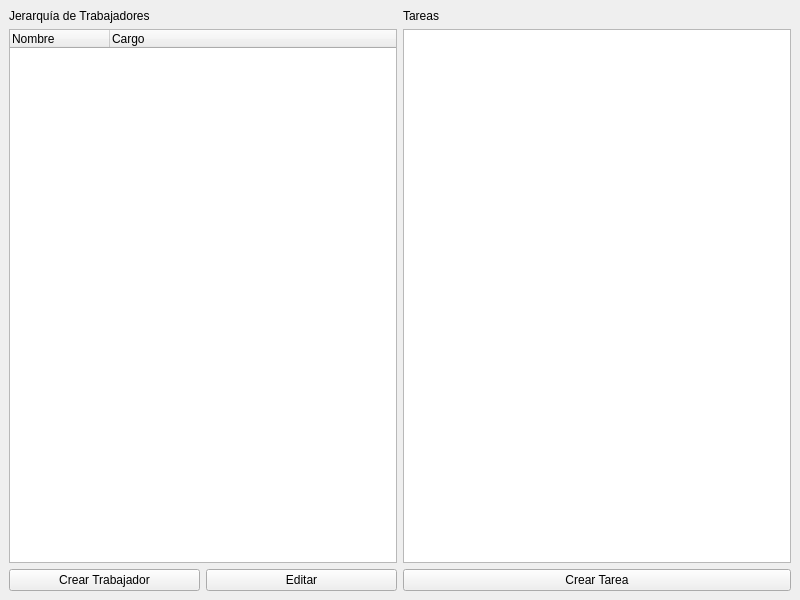
<?xml version="1.0" encoding="UTF-8"?>
<ui version="4.0">
 <class>MainWindow</class>
 <widget class="QMainWindow" name="MainWindow">
  <property name="geometry">
   <rect>
    <x>0</x>
    <y>0</y>
    <width>800</width>
    <height>600</height>
   </rect>
  </property>
  <property name="windowTitle">
   <string>Gestor de Tareas</string>
  </property>
  <widget class="QWidget" name="centralwidget">
   <layout class="QVBoxLayout" name="verticalLayout_Main">
    <item>
     <layout class="QHBoxLayout" name="horizontalLayout_Lists">
      <item>
       <layout class="QVBoxLayout" name="verticalLayout_Workers">
        <item>
         <widget class="QLabel" name="label">
          <property name="text">
           <string>Jerarquía de Trabajadores</string>
          </property>
         </widget>
        </item>
        <item>
         <widget class="QTreeWidget" name="tree_workers">
          <!-- LA CORRECCIÓN ESTÁ AQUÍ -->
          <property name="headerHidden">
           <bool>false</bool>
          </property>
          <column>
           <property name="text">
            <string>Nombre</string>
           </property>
          </column>
          <column>
           <property name="text">
            <string>Cargo</string>
           </property>
          </column>
         </widget>
        </item>
       </layout>
      </item>
      <item>
       <layout class="QVBoxLayout" name="verticalLayout_Tasks">
        <item>
         <widget class="QLabel" name="label_2">
          <property name="text">
           <string>Tareas</string>
          </property>
         </widget>
        </item>
        <item>
         <widget class="QListWidget" name="list_tasks"/>
        </item>
       </layout>
      </item>
     </layout>
    </item>
    <item>
     <layout class="QHBoxLayout" name="horizontalLayout_Buttons">
      <item>
       <layout class="QHBoxLayout" name="horizontalLayout_WorkerActions">
        <item>
         <widget class="QPushButton" name="btn_create_worker">
          <property name="text">
           <string>Crear Trabajador</string>
          </property>
         </widget>
        </item>
        <item>
         <widget class="QPushButton" name="btn_edit_worker">
          <property name="text">
           <string>Editar</string>
          </property>
         </widget>
        </item>
       </layout>
      </item>
      <item>
       <layout class="QHBoxLayout" name="horizontalLayout_TaskActions">
        <item>
         <widget class="QPushButton" name="btn_create_task">
          <property name="text">
           <string>Crear Tarea</string>
          </property>
         </widget>
        </item>
       </layout>
      </item>
     </layout>
    </item>
   </layout>
  </widget>
 </widget>
 <resources/>
 <connections/>
</ui>
